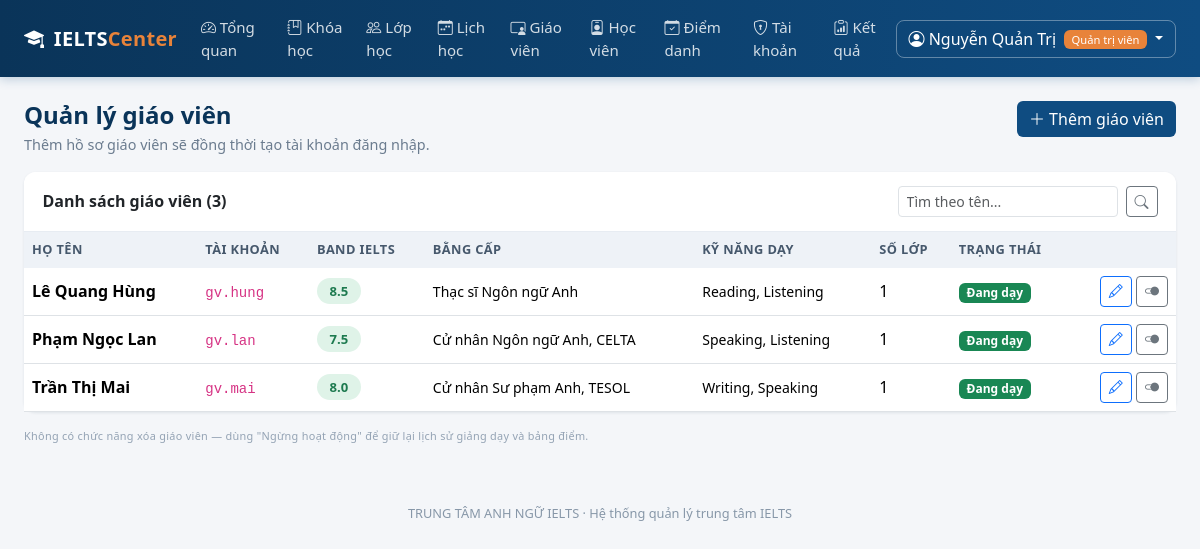
Screenshot of /quan-tri/giao-vien (signed in) with the database file from the repository.
### models.py (models this page shows, shortened)
class User(UserMixin, db.Model):
    __tablename__ = "users"
    id = db.Column(db.Integer, primary_key=True)
    username = db.Column(db.String(50), unique=True, nullable=False, index=True)
    password_hash = db.Column(db.String(255), nullable=False)
    role = db.Column(db.String(20), nullable=False, default=ROLE_STUDENT)
    full_name = db.Column(db.String(120), nullable=False)
    email = db.Column(db.String(120))
    phone = db.Column(db.String(20))
    is_locked = db.Column(db.Boolean, default=False, nullable=False)
    failed_logins = db.Column(db.Integer, default=0, nullable=False)
    created_at = db.Column(db.DateTime, default=datetime.now)
    teacher = db.relationship(
        "TeacherProfile", back_populates="user", uselist=False, cascade="all, delete-orphan"
    )
    student = db.relationship(
        "StudentProfile", back_populates="user", uselist=False, cascade="all, delete-orphan"
    )
    @property
    def role_label(self):
        return ROLE_LABELS.get(self.role, self.role)
    @property
    def is_admin(self):
        return self.role == ROLE_ADMIN

class TeacherProfile(db.Model):
    __tablename__ = "teacher_profiles"
    id = db.Column(db.Integer, primary_key=True)
    user_id = db.Column(db.Integer, db.ForeignKey("users.id"), unique=True, nullable=False)
    degree = db.Column(db.String(150))          # bang cap
    ielts_band = db.Column(db.Float)            # band IELTS cua giao vien
    skills = db.Column(db.String(150))          # ky nang dam nhiem
    is_active = db.Column(db.Boolean, default=True, nullable=False)
    note = db.Column(db.Text)
    user = db.relationship("User", back_populates="teacher")
    classes = db.relationship("ClassRoom", back_populates="teacher")
    @property
    def full_name(self):
        return self.user.full_name

### blueprints/admin.py (the view)
@admin_bp.route("/giao-vien")
def teachers():
    keyword = request.args.get("q", "").strip()
    query = TeacherProfile.query.join(User)
    if keyword:
        like = f"%{keyword}%"
        query = query.filter(db.or_(User.full_name.ilike(like), User.username.ilike(like)))
    return render_template(
        "admin/teachers.html", teachers=query.order_by(User.full_name).all(), keyword=keyword
    )

### blueprints/admin.py (called while the page is built)
@admin_bp.before_request
@admin_required
def _guard():
    return None

### models.py (called while the page is built)
@login_manager.user_loader
def load_user(user_id):
    return db.session.get(User, int(user_id))

### utils.py (called while the page is built)
def role_required(*roles):
    def decorator(view):
        @wraps(view)
        def wrapper(*args, **kwargs):
            if not current_user.is_authenticated:
                flash("Vui lòng đăng nhập để tiếp tục.", "warning")
                return redirect(url_for("auth.login"))
            if current_user.role not in roles:
                abort(403)
            return view(*args, **kwargs)
        return wrapper
    return decorator

### templates/admin/teachers.html (shortened to what this page needs)
{% extends "base.html" %}
{% block content %}
<div class="d-flex justify-content-between align-items-start mb-3 flex-wrap gap-2">
  <div>
    <h4 class="page-title">Quản lý giáo viên</h4>
    <p class="page-sub mb-0">Thêm hồ sơ giáo viên sẽ đồng thời tạo tài khoản đăng nhập.</p>
  </div>
  <a href="{{ url_for('admin.teacher_form') }}" class="btn btn-primary" style="background:var(--brand);border:none">
    <i class="bi bi-plus-lg"></i> Thêm giáo viên
  </a>
</div>
<div class="card">
  <div class="card-header d-flex justify-content-between align-items-center">
    <span>Danh sách giáo viên ({{ teachers|length }})</span>
    <form class="d-flex gap-2" method="get">
      <input type="text" name="q" value="{{ keyword }}" class="form-control form-control-sm" placeholder="Tìm theo tên...">
      <button class="btn btn-sm btn-outline-secondary"><i class="bi bi-search"></i></button>
    </form>
  </div>
  <div class="table-responsive">
    <table class="table table-hover mb-0">
      <thead>
        <tr><th>Họ tên</th><th>Tài khoản</th><th>Band IELTS</th><th>Bằng cấp</th>
            <th>Kỹ năng dạy</th><th>Số lớp</th><th>Trạng thái</th><th></th></tr>
      </thead>
      <tbody>
      {% for t in teachers %}
        <tr>
          <td class="fw-semibold">{{ t.full_name }}</td>
          <td><code>{{ t.user.username }}</code></td>
          <td><span class="band-pill high">{{ t.ielts_band or '—' }}</span></td>
          <td class="small">{{ t.degree or '—' }}</td>
          <td class="small">{{ t.skills or '—' }}</td>
          <td>{{ t.classes|length }}</td>
          <td>
            {% if t.is_active %}<span class="badge bg-success">Đang dạy</span>
            {% else %}<span class="badge bg-secondary">Ngừng hoạt động</span>{% endif %}
          </td>
          <td class="text-end">
            <a href="{{ url_for('admin.teacher_form', teacher_id=t.id) }}" class="btn btn-sm btn-outline-primary"><i class="bi bi-pencil"></i></a>
            <form method="post" action="{{ url_for('admin.teacher_toggle', teacher_id=t.id) }}" class="d-inline"
                  data-confirm="Đổi trạng thái hoạt động của {{ t.full_name }}?">
              <button class="btn btn-sm btn-outline-secondary"><i class="bi bi-toggle2-{{ 'on' if t.is_active else 'off' }}"></i></button>
            </form>
          </td>
        </tr>
      {% else %}
        <tr><td colspan="8" class="text-center text-muted py-4">Chưa có giáo viên nào.</td></tr>
      {% endfor %}
      </tbody>
    </table>
  </div>
</div>
<p class="uc-tag mt-3">
  Không có chức năng xóa giáo viên — dùng "Ngừng hoạt động" để giữ lại lịch sử giảng dạy và bảng điểm.
</p>
{% endblock %}

### templates/base.html (shortened to what this page needs)
<!DOCTYPE html>
<html lang="vi">
<head>
  <link href="{{ url_for('static', filename='vendor/bootstrap/bootstrap.min.css') }}" rel="stylesheet">
  <link href="{{ url_for('static', filename='vendor/bootstrap-icons/bootstrap-icons.min.css') }}" rel="stylesheet">
  <link rel="stylesheet" href="{{ url_for('static', filename='css/style.css') }}">
</head>
<body class="{% if not current_user.is_authenticated %}page-auth{% endif %}">
{% if current_user.is_authenticated %}
<nav class="navbar navbar-expand-lg app-navbar sticky-top">
  <div class="container-fluid px-4">
    <a class="navbar-brand" href="{{ url_for('auth.index') }}">
      <i class="bi bi-mortarboard-fill me-1"></i> IELTS<span class="brand-light">Center</span>
    </a>
    <div class="collapse navbar-collapse" id="mainNav">
      <ul class="navbar-nav me-auto">
        {% if current_user.is_admin %}
          <li class="nav-item"><a class="nav-link" href="{{ url_for('admin.dashboard') }}"><i class="bi bi-speedometer2"></i> Tổng quan</a></li>
          <li class="nav-item"><a class="nav-link" href="{{ url_for('admin.courses') }}"><i class="bi bi-journal-bookmark"></i> Khóa học</a></li>
          <li class="nav-item"><a class="nav-link" href="{{ url_for('admin.classes') }}"><i class="bi bi-people"></i> Lớp học</a></li>
          <li class="nav-item"><a class="nav-link" href="{{ url_for('admin.schedule_management') }}"><i class="bi bi-calendar-week"></i> Lịch học</a></li>
          <li class="nav-item"><a class="nav-link" href="{{ url_for('admin.teachers') }}"><i class="bi bi-person-video3"></i> Giáo viên</a></li>
          <li class="nav-item"><a class="nav-link" href="{{ url_for('admin.students') }}"><i class="bi bi-person-badge"></i> Học viên</a></li>
          <li class="nav-item"><a class="nav-link" href="{{ url_for('admin.attendance_report') }}"><i class="bi bi-calendar-check"></i> Điểm danh</a></li>
          <li class="nav-item"><a class="nav-link" href="{{ url_for('admin.accounts') }}"><i class="bi bi-shield-lock"></i> Tài khoản</a></li>
          <li class="nav-item"><a class="nav-link" href="{{ url_for('admin.scores') }}"><i class="bi bi-clipboard-data"></i> Kết quả</a></li>
        {% endif %}
      </ul>
      <div class="dropdown">
        <a class="btn btn-user dropdown-toggle" href="#" data-bs-toggle="dropdown">
          <i class="bi bi-person-circle"></i>
          {{ current_user.full_name }}
          <span class="badge role-badge ms-1">{{ current_user.role_label }}</span>
        </a>
      </div>
    </div>
  </div>
</nav>
{% endif %}
<main class="{% if current_user.is_authenticated %}container-fluid px-4 py-4{% else %}auth-wrapper{% endif %}">
  {% block content %}{% endblock %}
</main>
{% if current_user.is_authenticated %}
<footer class="app-footer">
  {{ CENTER_NAME }} · Hệ thống quản lý trung tâm IELTS
</footer>
{% endif %}
</body>
</html>

### static/css/style.css (style rules this page uses)
:root { --brand: #0f4c81; --brand-dark: #0a3459; --brand-light: #4a90c2; --accent: #e8833a; --surface: #f4f6f9; }
body { background: var(--surface); font-family: "Segoe UI", Roboto, "Helvetica Neue", Arial, sans-serif; color: #23303d; min-height: 100vh; }
.app-navbar { background: linear-gradient(90deg, var(--brand-dark), var(--brand)); box-shadow: 0 2px 10px rgba(15, 76, 129, .25); }
.app-navbar .navbar-brand { color: #fff; font-weight: 700; letter-spacing: .3px; }
.app-navbar .brand-light { color: var(--accent); }
.app-navbar .nav-link { color: rgba(255, 255, 255, .82); font-size: .94rem; padding: .5rem .85rem; border-radius: 6px; }
.btn-user { color: #fff; border: 1px solid rgba(255,255,255,.35); border-radius: 8px; }
.role-badge { background: var(--accent); font-weight: 500; font-size: .7rem; }
.card { border: none; border-radius: 12px; box-shadow: 0 1px 3px rgba(16, 40, 66, .09); }
.card-header { background: #fff; border-bottom: 1px solid #e7ecf2; font-weight: 600; border-radius: 12px 12px 0 0 !important; padding: .9rem 1.15rem; }
.page-title { font-weight: 700; color: var(--brand-dark); margin-bottom: .25rem; }
.page-sub { color: #6b7c8f; font-size: .9rem; }
.table thead th { background: #eef2f7; color: #46586c; font-size: .8rem; text-transform: uppercase; letter-spacing: .4px; border-bottom: none; }
.table td, .table th { vertical-align: middle; }
.band-pill { display: inline-block; min-width: 44px; text-align: center; padding: .2rem .5rem; border-radius: 20px; font-weight: 600; font-size: .82rem; background: #e7f0f8; color: var(--brand-dark); }
.band-pill.high { background: #dff3e8; color: #1d7a4f; }
.app-footer { text-align: center; color: #8797a8; font-size: .8rem; padding: 1.25rem 0 2rem; }
.uc-tag { font-size: .68rem; color: #94a3b4; letter-spacing: .3px; }

### rows the page displays
User: full_name "Nguyễn Quản Trị", role_label "Quản trị viên"
TeacherProfile: full_name "Lê Quang Hùng", user.username "gv.hung", ielts_band "8.5", degree "Thạc sĩ Ngôn ngữ Anh", skills "Reading, Listening", classes|length "1", is_active "Đang dạy"
TeacherProfile: full_name "Phạm Ngọc Lan", user.username "gv.lan", ielts_band "7.5", degree "Cử nhân Ngôn ngữ Anh, CELTA", skills "Speaking, Listening", classes|length "1", is_active "Đang dạy"
TeacherProfile: full_name "Trần Thị Mai", user.username "gv.mai", ielts_band "8.0", degree "Cử nhân Sư phạm Anh, TESOL", skills "Writing, Speaking", classes|length "1", is_active "Đang dạy"

### other values shown
{{ teachers|length }} "3"
{{ CENTER_NAME }} "TRUNG TÂM ANH NGỮ IELTS"
